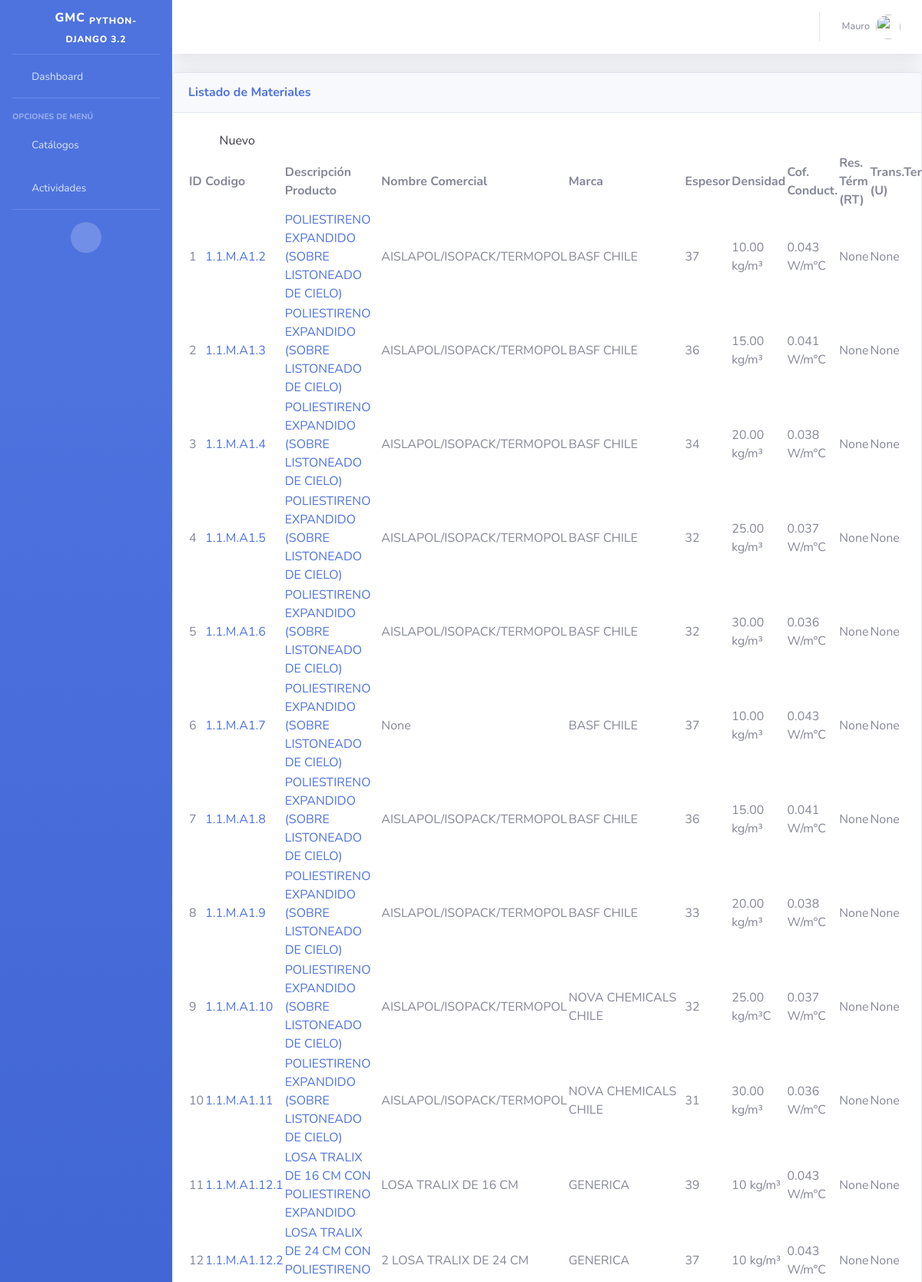
The app's page /inv/productos/ (signed in, upper part) with its own data.
### inv/models.py (models this page shows, shortened)
class Producto(ClaseModelo):
    ZONA0= 'Seleccione..'
    ZONA1= 'Zona 1'
    ZONA2= 'Zona 2'
    ZONA3= 'Zona 3'
    ZONA4= 'Zona 4'
    ZONA5= 'Zona 5'
    ZONA6= 'Zona 6'
    ZONA7= 'Zona 7'
    ZONA7= 'Sin Info.'
    ZONA8= 'Todas'
    ZONA_GEOGRAFICA = [
        (ZONA0, 'Seleccione..'),
        (ZONA1, 'Zona 1'),
        (ZONA2, 'Zona 2'),
        (ZONA3, 'Zona 3'),
        (ZONA4, 'Zona 4'),
        (ZONA5, 'Zona 5'),
        (ZONA6, 'Zona 6'),
        (ZONA7, 'Zona 7'),
        (ZONA7, 'Sin Info.'),
        (ZONA7, 'Todas')
    ]
    ET0= 'Etiquetado..'
    ET1= 'A+++'
    ET2= 'A++'
    ET3= 'A+'
    ET4= 'A'
    ET5= 'B'
    ET6= 'C'
    ET7= 'D'
    ET8= 'E'
    ET9= 'F'
    ET10= 'G'
    ET11= 'Energy Start'
    ET12= 'No Informa'
    ETIQUETADO = [
        (ET0, 'Etiquetado..'),
        (ET1, 'A+++'),
        (ET2, 'A++'),
        (ET3, 'A+'),
        (ET4, 'A'),
        (ET5, 'B'),
        (ET6, 'C'),
        (ET7, 'D'),
        (ET8, 'E'),
        (ET9, 'F'),
        (ET10, 'G'),
        (ET11, 'Energy start'),
        (ET12, 'No Informa')
    ]
    M0= 'Moneda..'
    M1= 'CLP'
    M2= 'USD'
    M3= 'YEN'
    M4= 'EU'
    M5= 'OTR'
    MONEDA = [
        (M0, 'Seleccione..'),
        (M1, 'CLP'),
        (M2, 'USD'),
        (M3, 'YEN'),
        (M4, 'EU'),
        (M5, 'OTR')
    ]
    codigo = models.CharField(
        max_length=20,
        unique=True
    )
    codigo_barra = models.CharField(max_length=50)
    descripcion = models.CharField(max_length=200)
    precio = models.FloatField(default=0)
    existencia = models.IntegerField(default=0)
    ultima_compra = models.DateField(null=True, blank=True)
    marca = models.ForeignKey(Marca, on_delete=models.CASCADE)
    unidad_medida = models.ForeignKey(UnidadMedida, on_delete=models.CASCADE)
    subcategoria = models.ForeignKey(SubCategoria, on_delete=models.CASCADE)
    foto = models.ImageField(upload_to="images/",null=True,blank=True)
    zona = models.CharField(max_length=20, choices=ZONA_GEOGRAFICA, default=ZONA0)
    espesor = models.CharField(max_length=50, blank=True, null=True)
    densidad = models.CharField(max_length=50, blank=True, null=True)
    coeficiente_conductividad = models.CharField(max_length=50, blank=True, null=True)
    vigencia_inscripcion = models.CharField(max_length=50, blank=True, null=True)
    usos = models.TextField(max_length=200, blank=True, null=True)
    glosa = models.TextField(blank=True,null=True)
    moneda = models.CharField(max_length=20, choices=MONEDA, default=ZONA0)
    consumo = models.CharField(max_length=50, blank=True, null=True)
    clase_energetica = models.CharField(max_length=20, choices=ETIQUETADO, default=ZONA0)
    potencia =  models.CharField(max_length=50, blank=True, null=True)
    eficiencia_energetica = models.CharField(max_length=50, blank=True, null=True)
    url_ult_precio = models.CharField(max_length=50, blank=True, null=True)
    precio_constructora = models.FloatField(default=0)
    nombre_comercial = models.CharField(max_length=200, blank=True, null=True)
    resistencia_termica = models.CharField(max_length=50, blank=True, null=True)
    transmitacia_termica = models.CharField(max_length=50, blank=True, null=True)
    huella_carbono = models.CharField(max_length=100, blank=True, null=True)
    zona2 = models.CharField(max_length=20, choices=ZONA_GEOGRAFICA, default=ZONA0)
    espesor2 = models.CharField(max_length=50, blank=True, null=True)
    densidad2 = models.CharField(max_length=50, blank=True, null=True)
    coeficiente_conductividad2 = models.CharField(max_length=50, blank=True, null=True)
    vigencia_inscripcion2 = models.CharField(max_length=50, blank=True, null=True)
    resistencia_termica2 = models.CharField(max_length=50, blank=True, null=True)
    transmitacia_termica2 = models.CharField(max_length=50, blank=True, null=True)
    zona3 = models.CharField(max_length=20, choices=ZONA_GEOGRAFICA, default=ZONA0)
    espesor3 = models.CharField(max_length=50, blank=True, null=True)
    densidad3 = models.CharField(max_length=50, blank=True, null=True)
    coeficiente_conductividad3 = models.CharField(max_length=50, blank=True, null=True)
    vigencia_inscripcion3 = models.CharField(max_length=50, blank=True, null=True)
    resistencia_termica3 = models.CharField(max_length=50, blank=True, null=True)
    transmitacia_termica3 = models.CharField(max_length=50, blank=True, null=True)
    zona4 = models.CharField(max_length=20, choices=ZONA_GEOGRAFICA, default=ZONA0)
    espesor4 = models.CharField(max_length=50, blank=True, null=True)
    densidad4 = models.CharField(max_length=50, blank=True, null=True)
    coeficiente_conductividad4 = models.CharField(max_length=50, blank=True, null=True)
    vigencia_inscripcion4 = models.CharField(max_length=50, blank=True, null=True)
    resistencia_termica4 = models.CharField(max_length=50, blank=True, null=True)
    transmitacia_termica4 = models.CharField(max_length=50, blank=True, null=True)
    zona5 = models.CharField(max_length=20, choices=ZONA_GEOGRAFICA, default=ZONA0)
    espesor5 = models.CharField(max_length=50, blank=True, null=True)
    densidad5 = models.CharField(max_length=50, blank=True, null=True)
    coeficiente_conductividad5 = models.CharField(max_length=50, blank=True, null=True)
    vigencia_inscripcion5 = models.CharField(max_length=50, blank=True, null=True)
    resistencia_termica5 = models.CharField(max_length=50, blank=True, null=True)
    transmitacia_termica5 = models.CharField(max_length=50, blank=True, null=True)
    zona6 = models.CharField(max_length=20, choices=ZONA_GEOGRAFICA, default=ZONA0)
    espesor6 = models.CharField(max_length=50, blank=True, null=True)
    densidad6 = models.CharField(max_length=50, blank=True, null=True)
    coeficiente_conductividad6 = models.CharField(max_length=50, blank=True, null=True)
    vigencia_inscripcion6 = models.CharField(max_length=50, blank=True, null=True)
    resistencia_termica6 = models.CharField(max_length=50, blank=True, null=True)
    transmitacia_termica6 = models.CharField(max_length=50, blank=True, null=True)
    zona7 = models.CharField(max_length=20, choices=ZONA_GEOGRAFICA, default=ZONA0)
    espesor7 = models.CharField(max_length=50, blank=True, null=True)
    densidad7 = models.CharField(max_length=50, blank=True, null=True)
    coeficiente_conductividad7 = models.CharField(max_length=50, blank=True, null=True)
    vigencia_inscripcion7 = models.CharField(max_length=50, blank=True, null=True)
    resistencia_termica7 = models.CharField(max_length=50, blank=True, null=True)
    transmitacia_termica7 = models.CharField(max_length=50, blank=True, null=True)
    class Meta:
        verbose_name_plural = "Productos"

class Marca(ClaseModelo):
    descripcion = models.CharField(
        max_length=100,
        help_text='Descripción de la Marca',
        unique=True
    )
    def __str__(self):
        return '{}'.format(self.descripcion)
    class Meta:
        verbose_name_plural = "Marca"

### inv/views.py (the view)
# urls.py: path('productos/',ProductoView.as_view(), name="producto_list"),
class ProductoView(SinPrivilegios, generic.ListView):
    model = Producto
    template_name = "inv/producto_list.html"
    context_object_name = "obj"
    permission_required="inv.view_producto"

### inv/models.py (called while the page is built)
    def __str__(self):
        return '{}:{}'.format(self.categoria.descripcion,self.descripcion)

### inv/templates/inv/producto_list.html (shortened to what this page needs)
{% extends 'base/base.html' %}
{% block page_content %}
<div class="card shadow mb-4">
  <div class="card-header py-3 d-flex flex-row align-items-center justify-content-between">
    <h6 class="m-0 font-weight-bold text-primary">Listado de Materiales</h6>
    <div class="dropdown no-arrow">
      <a class="dropdown-toggle" href="#" role="button" id="dropdownMenuLink" data-toggle="dropdown" aria-haspopup="true" aria-expanded="false">
        <i class="fas fa-ellipsis-v fa-sm fa-fw text-gray-400"></i>
      </a>
    </div>
  </div>
  <div class="card-body">
    <div class="buttons-toolbar">
      <a class="dropdown-item" href="{% url 'inv:producto_new' %}"><i class="far fa-calendar-plus"></i> Nuevo</a>
    </div>
    <table
      id="table"
      data-toggle="table"
      data-pagination="true"
      data-search="true"
      data-show-columns="true"
      data-show-toggle="true"
      data-show-fullscreen="true"
      data-toolbar=".buttons-toolbar"
      data-locale="es-NI"
    >
      <thead>
        <th data-sortable="true" data-field="id">ID</th>
        <th data-sortable="true" data-field="codigo">Codigo</th>
        <th data-sortable="true" data-field="descripcion">Descripción Producto</th>
        <th data-sortable="true" data-field="nombre_comercial">Nombre Comercial</th>
        <th data-sortable="true" data-field="marca">Marca</th>
        <th data-sortable="true" data-field="espesor">Espesor</th>
        <th data-sortable="true" data-field="densidad">Densidad</th>
        <th data-sortable="true" data-field="coeficiente_conductividad">Cof. Conduct.</th>
        <th data-sortable="true" data-field="resistencia_termica">Res. Térm (RT)</th>
        <th data-sortable="true" data-field="transmitacia_termica">Trans.Ter (U)</th>
      </thead>
      <tbody>
        {% for item in obj%}
        <tr>
          <td>{{ item.id }}</td>
          <td><a href="{% url 'inv:producto_edit' item.id %}" >{{ item.codigo }}</a></td>
          <td><a href="{% url 'inv:producto_edit' item.id %}" >{{ item.descripcion }}</a></td>
          <td>{{ item.nombre_comercial }}</td>
          <td>{{ item.marca }}</td>
          <td>{{ item.espesor }}</td>
          <td>{{ item.densidad}}</td>
          <td>{{ item.coeficiente_conductividad}}</td>
          <td>{{ item.resistencia_termica}}</td>
          <td>{{ item.transmitacia_termica}}</td>
        </tr>
        {% endfor %}
      </tbody>
    </table>
  </div>
</div>
{% endblock %}

### templates/base/base.html (shortened to what this page needs)
{% load static %}
<!DOCTYPE html>
<html lang="es">
<head>
  <link href="{% static  'base/vendor/fontawesome-free/css/all.min.css' %}" rel="stylesheet" type="text/css">
  <link href="{% static  'base/css/sb-admin-2.min.css' %}" rel="stylesheet">
   <link href="{% static 'base/vendor/datatables/dataTables.bootstrap4.min.css'%}" rel="stylesheet">
  <link rel="stylesheet" href="{% static 'base/vendor/jquery_confirm/jquery-confirm.min.css' %}">
  <link rel="stylesheet" href="https://cdnjs.cloudflare.com/ajax/libs/jquery-datetimepicker/2.5.20/jquery.datetimepicker.min.css" />
  <link rel="stylesheet" href="https://unpkg.com/bootstrap-table@1.15.3/dist/bootstrap-table.min.css">
  <link href="https://cdnjs.cloudflare.com/ajax/libs/select2/4.0.8/css/select2.min.css" rel="stylesheet" />
</head>
<body id="page-top" class="bg-gradient-primary">
  {% block side_bar %}
  <div id="wrapper">
    <ul class="navbar-nav bg-gradient-primary sidebar sidebar-dark accordion" id="accordionSidebar">
      <a class="sidebar-brand d-flex align-items-center justify-content-center" href="{% url 'bases:home' %}">
        <div class="sidebar-brand-icon rotate-n-15">
          <i class="fas fa-laugh-wink"></i>
        </div>
        <div class="sidebar-brand-text mx-3">GMC <sub>Python-Django 3.2</sub> </div>
      </a>
      <hr class="sidebar-divider my-0">
      <li class="nav-item">
        <a class="nav-link" href="{% url 'bases:home' %}">
          <i class="fas fa-fw fa-tachometer-alt"></i>
          <span>Dashboard</span></a>
      </li>
      <hr class="sidebar-divider">
      <div class="sidebar-heading">
        Opciones de Menú
      </div>
      {% url 'inv:categoria_list' as cat_url %}
      {% url 'inv:subcategoria_list' as s_cat_url %}
      {% url 'cmp:compras_list' as cmp_url %}
      <li class="nav-item {% if cat_url in request.path or s_cat_url in request.path  %} active {% endif %}">
        <a class="nav-link collapsed" href="#" data-toggle="collapse" data-target="#collapseTwo" aria-expanded="true" aria-controls="collapseTwo">
          <i class="fas fa-fw fa-cog"></i>
          <span>Catálogos</span>
        </a>
      </li>
      <li class="nav-item {% if cmp_url in request.path  %} active {% endif %}">
        <a class="nav-link collapsed" href="#" data-toggle="collapse" data-target="#collapseCompras" aria-expanded="true" aria-controls="collapseCompras">
          <i class="fas fa-fw fa-truck"></i>
          <span>Actividades</span>
        </a>
      </li>
      <hr class="sidebar-divider d-none d-md-block">
      <div class="text-center d-none d-md-inline">
        <button class="rounded-circle border-0" id="sidebarToggle"></button>
      </div>
    </ul>
    {% endblock side_bar %}
    <div id="content-wrapper" class="d-flex flex-column">
      <div id="content">
        {% block top_bar %}
        <nav class="navbar navbar-expand navbar-light bg-white topbar mb-4 static-top shadow">
          <ul class="navbar-nav ml-auto">
            <li class="nav-item dropdown no-arrow">
              <a class="nav-link dropdown-toggle" href="#" id="userDropdown" role="button" data-toggle="dropdown" aria-haspopup="true" aria-expanded="false">
                <span class="mr-2 d-none d-lg-inline text-gray-600 small">{{ user.username }}</span>
                <img class="img-profile rounded-circle" src="{% static 'base/img/user.png' %}">
              </a>
            </li>
          </ul>
        </nav>
        {% endblock top_bar %}
        {% block page_content %}{% endblock %}
        {% block footer %}
      </div>
    </div>
  </div>
  {% endblock %}
</body>
</html>

### records on screen
Producto: id "1", codigo "1.1.M.A1.2", descripcion "POLIESTIRENO EXPANDIDO (SOBRE LISTONEADO DE CIELO)", nombre_comercial "AISLAPOL/ISOPACK/TERMOPOL", marca "BASF CHILE", espesor "37", densidad "10.00 kg/m³", coeficiente_conductividad "0.043 W/m°C", resistencia_termica "None", transmitacia_termica "None"
Producto: id "2", codigo "1.1.M.A1.3", descripcion "POLIESTIRENO EXPANDIDO (SOBRE LISTONEADO DE CIELO)", nombre_comercial "AISLAPOL/ISOPACK/TERMOPOL", marca "BASF CHILE", espesor "36", densidad "15.00 kg/m³", coeficiente_conductividad "0.041 W/m°C", resistencia_termica "None", transmitacia_termica "None"
Producto: id "3", codigo "1.1.M.A1.4", descripcion "POLIESTIRENO EXPANDIDO (SOBRE LISTONEADO DE CIELO)", nombre_comercial "AISLAPOL/ISOPACK/TERMOPOL", marca "BASF CHILE", espesor "34", densidad "20.00 kg/m³", coeficiente_conductividad "0.038 W/m°C", resistencia_termica "None", transmitacia_termica "None"
Producto: id "4", codigo "1.1.M.A1.5", descripcion "POLIESTIRENO EXPANDIDO (SOBRE LISTONEADO DE CIELO)", nombre_comercial "AISLAPOL/ISOPACK/TERMOPOL", marca "BASF CHILE", espesor "32", densidad "25.00 kg/m³", coeficiente_conductividad "0.037 W/m°C", resistencia_termica "None", transmitacia_termica "None"
Producto: id "5", codigo "1.1.M.A1.6", descripcion "POLIESTIRENO EXPANDIDO (SOBRE LISTONEADO DE CIELO)", nombre_comercial "AISLAPOL/ISOPACK/TERMOPOL", marca "BASF CHILE", espesor "32", densidad "30.00 kg/m³", coeficiente_conductividad "0.036 W/m°C", resistencia_termica "None", transmitacia_termica "None"
Producto: id "6", codigo "1.1.M.A1.7", descripcion "POLIESTIRENO EXPANDIDO (SOBRE LISTONEADO DE CIELO)", nombre_comercial "None", marca "BASF CHILE", espesor "37", densidad "10.00 kg/m³", coeficiente_conductividad "0.043 W/m°C", resistencia_termica "None", transmitacia_termica "None"
Producto: id "7", codigo "1.1.M.A1.8", descripcion "POLIESTIRENO EXPANDIDO (SOBRE LISTONEADO DE CIELO)", nombre_comercial "AISLAPOL/ISOPACK/TERMOPOL", marca "BASF CHILE", espesor "36", densidad "15.00 kg/m³", coeficiente_conductividad "0.041 W/m°C", resistencia_termica "None", transmitacia_termica "None"
Producto: id "8", codigo "1.1.M.A1.9", descripcion "POLIESTIRENO EXPANDIDO (SOBRE LISTONEADO DE CIELO)", nombre_comercial "AISLAPOL/ISOPACK/TERMOPOL", marca "BASF CHILE", espesor "33", densidad "20.00 kg/m³", coeficiente_conductividad "0.038 W/m°C", resistencia_termica "None", transmitacia_termica "None"
Producto: id "9", codigo "1.1.M.A1.10", descripcion "POLIESTIRENO EXPANDIDO (SOBRE LISTONEADO DE CIELO)", nombre_comercial "AISLAPOL/ISOPACK/TERMOPOL", marca "NOVA CHEMICALS CHILE", espesor "32", densidad "25.00 kg/m³C", coeficiente_conductividad "0.037 W/m°C", resistencia_termica "None", transmitacia_termica "None"
Producto: id "10", codigo "1.1.M.A1.11", descripcion "POLIESTIRENO EXPANDIDO (SOBRE LISTONEADO DE CIELO)", nombre_comercial "AISLAPOL/ISOPACK/TERMOPOL", marca "NOVA CHEMICALS CHILE", espesor "31", densidad "30.00 kg/m³", coeficiente_conductividad "0.036 W/m°C", resistencia_termica "None", transmitacia_termica "None"
Producto: id "11", codigo "1.1.M.A1.12.1", descripcion "LOSA TRALIX DE 16 CM CON POLIESTIRENO EXPANDIDO", nombre_comercial "LOSA TRALIX DE 16 CM", marca "GENERICA", espesor "39", densidad "10 kg/m³", coeficiente_conductividad "0.043 W/m°C", resistencia_termica "None", transmitacia_termica "None"
Producto: id "12", codigo "1.1.M.A1.12.2", nombre_comercial "2 LOSA TRALIX DE 24 CM", marca "GENERICA", espesor "37", densidad "10 kg/m³", coeficiente_conductividad "0.043 W/m°C", resistencia_termica "None", transmitacia_termica "None"

### other values on screen
{{ user.username }} "Mauro"
